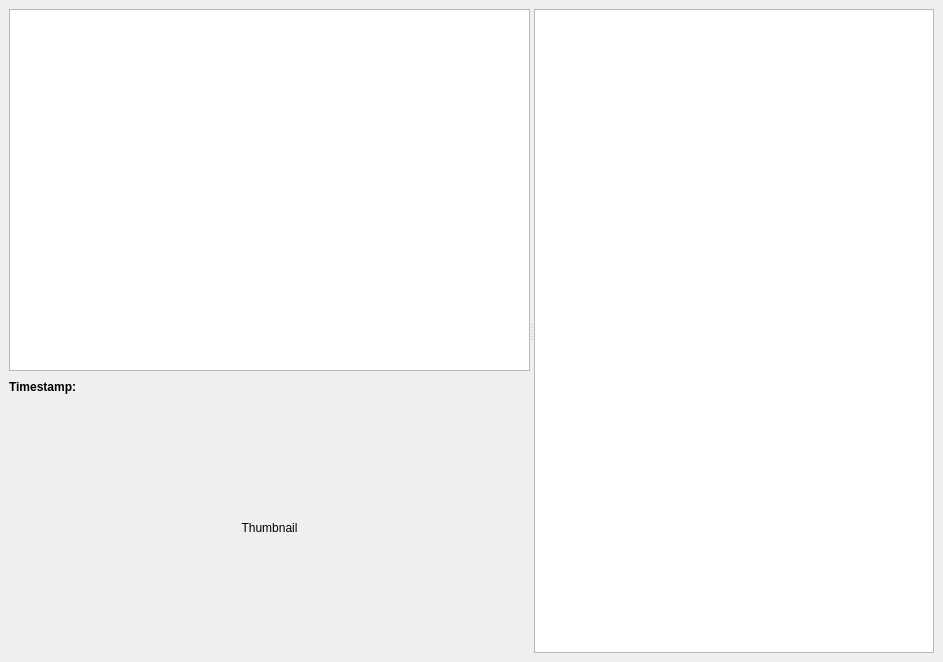
<ui version="4.0" >
 <class>EgtMainWindowGui</class>
 <widget class="QMainWindow" name="EgtMainWindowGui" >
  <property name="geometry" >
   <rect>
    <x>0</x>
    <y>0</y>
    <width>943</width>
    <height>662</height>
   </rect>
  </property>
  <property name="windowTitle" >
   <string>EasyGeoTagger - Alpha Works - Do Not Distribute</string>
  </property>
  <widget class="QWidget" name="centralwidget" >
   <layout class="QVBoxLayout" >
    <item>
     <widget class="QSplitter" name="splitter" >
      <property name="orientation" >
       <enum>Qt::Horizontal</enum>
      </property>
      <widget class="QWidget" name="layoutWidget" >
       <layout class="QGridLayout" >
        <item row="0" column="0" colspan="3" >
         <widget class="QTreeView" name="tvFileBrowser" >
          <property name="sizePolicy" >
           <sizepolicy vsizetype="Expanding" hsizetype="MinimumExpanding" >
            <horstretch>0</horstretch>
            <verstretch>0</verstretch>
           </sizepolicy>
          </property>
          <property name="minimumSize" >
           <size>
            <width>512</width>
            <height>250</height>
           </size>
          </property>
         </widget>
        </item>
        <item row="1" column="0" >
         <widget class="QLabel" name="label" >
          <property name="text" >
           <string>&lt;html>&lt;head>&lt;meta name="qrichtext" content="1" />&lt;style type="text/css">
p, li { white-space: pre-wrap; }
&lt;/style>&lt;/head>&lt;body style=" font-family:'Sans Serif'; font-size:9pt; font-weight:400; font-style:normal;">
&lt;p style=" margin-top:0px; margin-bottom:0px; margin-left:0px; margin-right:0px; -qt-block-indent:0; text-indent:0px;">&lt;span style=" font-weight:600; color:#000000;">Timestamp:&lt;/span>&lt;/p>&lt;/body>&lt;/html></string>
          </property>
         </widget>
        </item>
        <item row="1" column="1" >
         <widget class="QLabel" name="labelTimestamp" >
          <property name="minimumSize" >
           <size>
            <width>200</width>
            <height>0</height>
           </size>
          </property>
          <property name="text" >
           <string/>
          </property>
         </widget>
        </item>
        <item row="1" column="2" >
         <spacer>
          <property name="orientation" >
           <enum>Qt::Horizontal</enum>
          </property>
          <property name="sizeType" >
           <enum>QSizePolicy::MinimumExpanding</enum>
          </property>
          <property name="sizeHint" >
           <size>
            <width>181</width>
            <height>20</height>
           </size>
          </property>
         </spacer>
        </item>
        <item row="2" column="0" colspan="3" >
         <widget class="QLabel" name="labelThumbnail" >
          <property name="sizePolicy" >
           <sizepolicy vsizetype="Preferred" hsizetype="MinimumExpanding" >
            <horstretch>0</horstretch>
            <verstretch>0</verstretch>
           </sizepolicy>
          </property>
          <property name="minimumSize" >
           <size>
            <width>512</width>
            <height>250</height>
           </size>
          </property>
          <property name="layoutDirection" >
           <enum>Qt::LeftToRight</enum>
          </property>
          <property name="text" >
           <string>Thumbnail</string>
          </property>
          <property name="textFormat" >
           <enum>Qt::LogText</enum>
          </property>
          <property name="scaledContents" >
           <bool>false</bool>
          </property>
          <property name="alignment" >
           <set>Qt::AlignCenter</set>
          </property>
         </widget>
        </item>
       </layout>
      </widget>
      <widget class="QTableWidget" name="twExif" >
       <property name="sizePolicy" >
        <sizepolicy vsizetype="Expanding" hsizetype="Expanding" >
         <horstretch>0</horstretch>
         <verstretch>0</verstretch>
        </sizepolicy>
       </property>
       <property name="minimumSize" >
        <size>
         <width>400</width>
         <height>0</height>
        </size>
       </property>
      </widget>
     </widget>
    </item>
   </layout>
  </widget>
  <widget class="QMenuBar" name="menubar" >
   <property name="geometry" >
    <rect>
     <x>0</x>
     <y>0</y>
     <width>943</width>
     <height>29</height>
    </rect>
   </property>
  </widget>
 </widget>
 <resources/>
 <connections/>
</ui>
